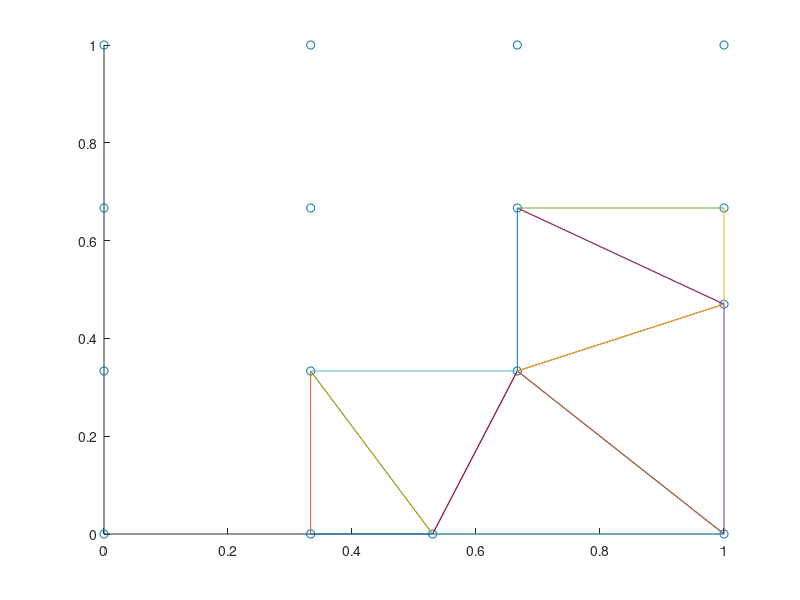

Write MATLAB code to recreate this figure.
c = load('coordinates.dat');
x =c(:,1);
y = c(:,2);
scatter(x,y);

e3 = load('elements3.dat');

hold on;
for i = 1:size(e3,1)
    ligne = e3(i,:);
    x1 = c(ligne(1),1);
    y1 = c(ligne(1),2);
    x2 = c(ligne(2),1);
    y2 = c(ligne(2),2);
    x3 = c(ligne(3),1);
    y3 = c(ligne(3),2);
    plot([x1 x2],[y1 y2]);
    plot([x1 x3],[y1 y3]);
    plot([x3 x2],[y3 y2]);
   
end
hold off;
% 
% 
% e4 = load('elements4.dat');
% hold on;
% for i = 1:size(e4,1)
%     ligne = e4(i,:);
%     x1 = c(ligne(1),1);
%     y1 = c(ligne(1),2);
%     x2 = c(ligne(2),1);
%     y2 = c(ligne(2),2);
%     x3 = c(ligne(3),1);
%     y3 = c(ligne(3),2);
%     x4 = c(ligne(4),1);
%     y4 = c(ligne(4),2);
%     plot([x1 x2],[y1 y2]);
%     plot([x1 x4],[y1 y4]);
%     plot([x3 x2],[y3 y2]);
%     plot([x3 x4],[y3 y4]);
% end
% hold off;
% 
% d = load('dirichlet.dat');
% hold on;
% for i = 1:length(d)
%     l = d(i);
%     plot(c(l,1),c(l,2),'*');
% end
% hold off;
% 
n = load('neumann.dat');
%n = n(:);
% hold on;
% for i = 1:length(n)
%     l = n(i);
%     plot(c(l,:),'*');
% end
% % hold off;
